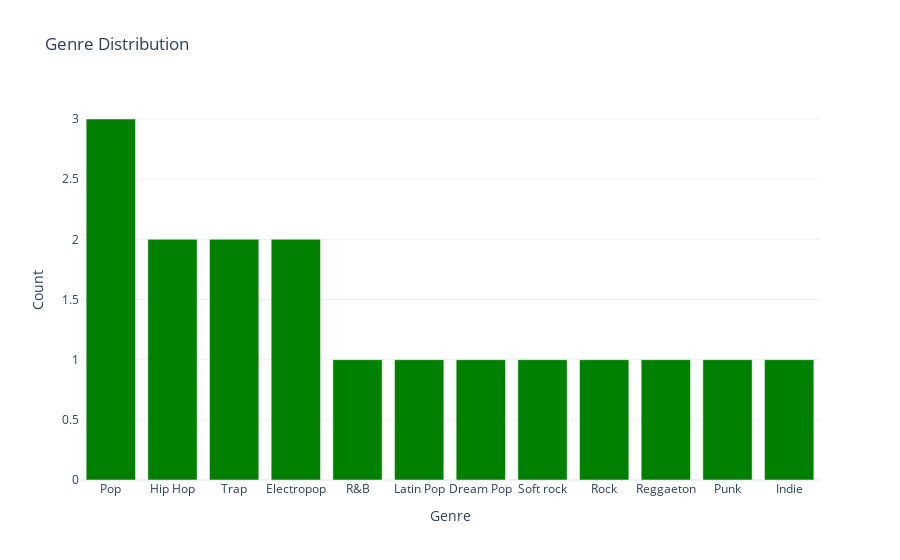

Notebook code cell kept with this figure:
### Code cell
# Calculate counts dynamically
counts = merged_df['Genre'].value_counts().reset_index()
counts.columns = ['Genre', 'Count']

# Create an interactive bar chart using Plotly with customized colors and layout
fig = px.bar(counts, x='Genre', y='Count', title='Genre Distribution',
             color_discrete_sequence=['green'],  # Setting colors to greens
             template='plotly_white'  # Setting background to white with black axis lines
            )
fig.show()

### Figure 1 — Plotly figure (JSON) as saved in the notebook; plotly's stock layout.template omitted (floating-point values rounded to 4 significant figures)
{"data": [{"alignmentgroup": "True", "hovertemplate": "Genre=%{x}<br>Count=%{y}<extra></extra>", "legendgroup": "", "marker": {"color": "green", "pattern": {"shape": ""}}, "name": "", "offsetgroup": "", "orientation": "v", "showlegend": false, "textposition": "auto", "type": "bar", "x": ["Pop", "Hip Hop", "Trap", "Electropop", "R&B", "Latin Pop", "Dream Pop", "Soft rock", "Rock", "Reggaeton", "Punk", "Indie"], "xaxis": "x", "y": [3, 2, 2, 2, 1, 1, 1, 1, 1, 1, 1, 1], "yaxis": "y"}], "layout": {"barmode": "relative", "legend": {"tracegroupgap": 0}, "title": {"text": "Genre Distribution"}, "xaxis": {"anchor": "y", "domain": [0, 1], "title": {"text": "Genre"}}, "yaxis": {"anchor": "x", "domain": [0, 1], "title": {"text": "Count"}}}}
